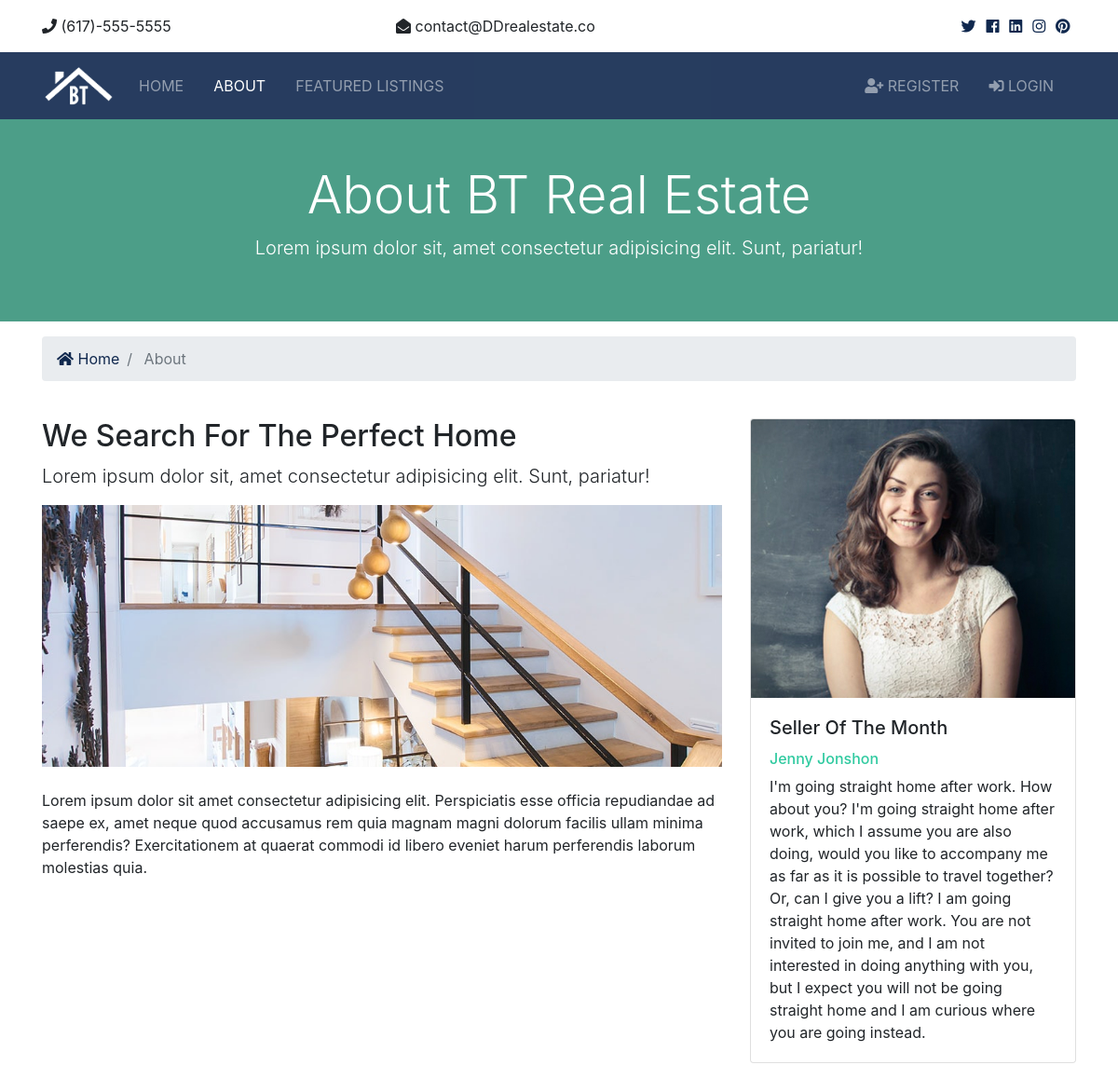
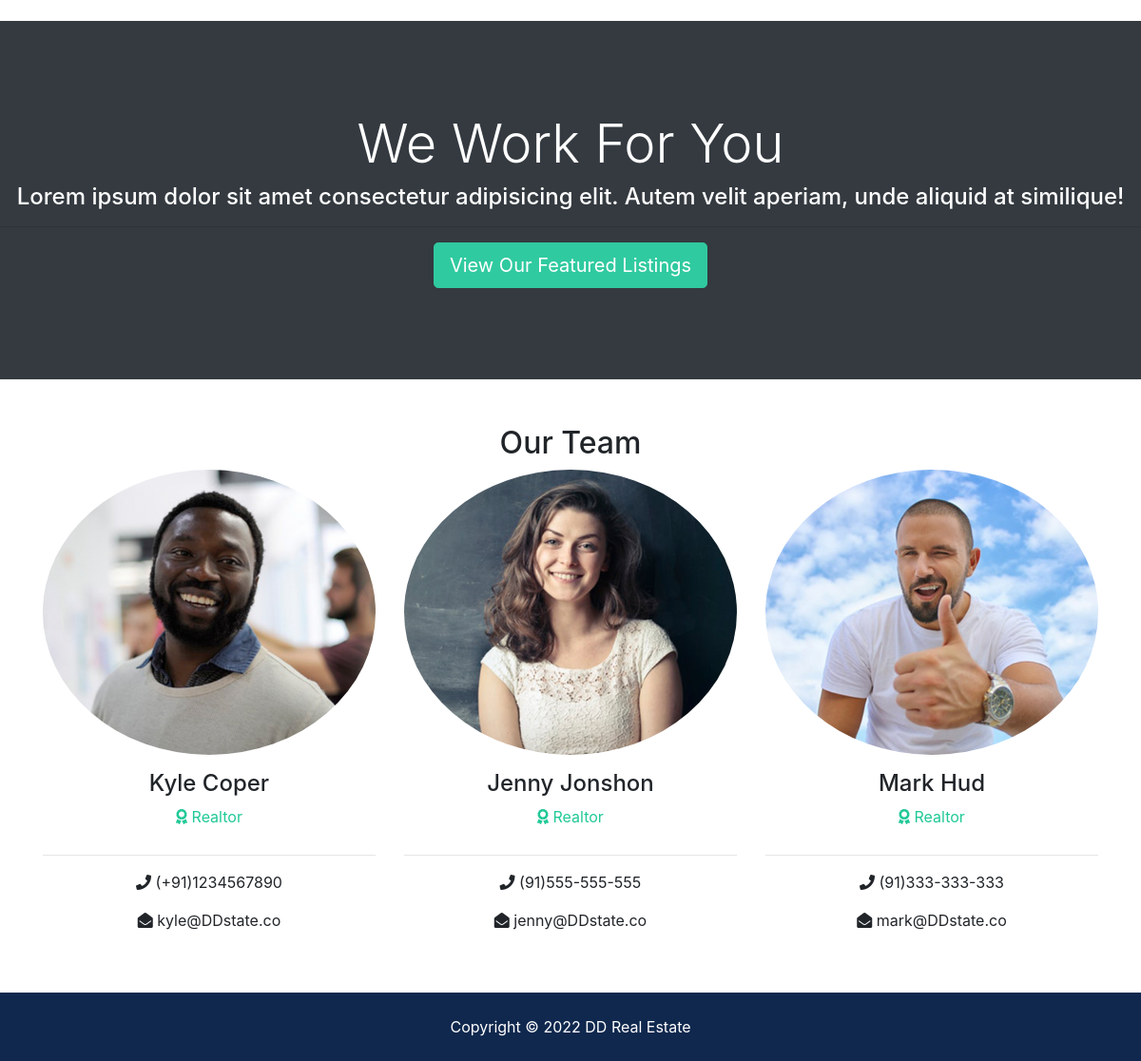
The app's page /index/ with its own data (2 pictures, top to bottom).
### realtors/models.py (models this page shows, shortened)
class Realtor(models.Model):
    name=models.CharField(max_length=200)
    photo=models.ImageField(upload_to='photos/%Y/%m/%d/')
    description=models.TextField(blank=True)
    phone=models.CharField(max_length=15)
    email=models.CharField(max_length=20)
    is_mvp=models.BooleanField(default=False)
    hire_date=models.DateTimeField(default=datetime.now,blank=True)

### DDstate/views.py (the view)
# urls.py: url(r'^index/$',views.Index,name='index'),
def Index(request):
    realtor=models.Realtor.objects.order_by('hire_date')
    sofm=models.Realtor.objects.all().filter(is_mvp=True)
    context={'realtors_name':realtor,'seller_of_M':sofm}
    return render(request,'DDstate/index.html',context)

### templates/DDstate/index.html (shortened to what this page needs)
{% extends 'base.html' %}
{% load static %}
{% block content %}
<section id="showcase-inner" class="py-5 text-white">
  <div class="container">
    <div class="row text-center">
      <div class="col-md-12">
        <h1 class="display-4">About BT Real Estate</h1>
        <p class="lead">Lorem ipsum dolor sit, amet consectetur adipisicing elit. Sunt, pariatur!</p>
      </div>
    </div>
  </div>
</section>
<section id="bc" class="mt-3">
  <div class="container">
    <nav aria-label="breadcrumb">
      <ol class="breadcrumb">
        <li class="breadcrumb-item">
          <a href="{% url 'about' %}">
            <i class="fas fa-home"></i> Home</a>
        </li>
        <li class="breadcrumb-item active"> About</li>
      </ol>
    </nav>
  </div>
</section>
<section id="about" class="py-4">
  <div class="container">
    <div class="row">
      <div class="col-md-8">
        <h2>We Search For The Perfect Home</h2>
        <p class="lead">Lorem ipsum dolor sit, amet consectetur adipisicing elit. Sunt, pariatur!</p>
        <img src="{% static 'img/about.jpg' %}" alt="">
        <p class="mt-4">Lorem ipsum dolor sit amet consectetur adipisicing elit. Perspiciatis esse officia repudiandae ad saepe ex, amet
          neque quod accusamus rem quia magnam magni dolorum facilis ullam minima perferendis? Exercitationem at quaerat
          commodi id libero eveniet harum perferendis laborum molestias quia.</p>
      </div>
      <div class="col-md-4">
        <div class="card">
          {% if seller_of_M %}
            {% for realtor in seller_of_M %}
          <img class="card-img-top" src="{{realtor.photo.url}}" alt="Seller of the month">
          <div class="card-body">
            <h5 class="card-title">Seller Of The Month</h5>
            <h6 class="text-secondary">{{realtor.name}}</h6>
            <p class="card-text">{{realtor.description}}
            </p>
            {% endfor %}
            {% else %}
              <p>No Seller of The month.</p>
          </div>
          {% endif %}
        </div>
      </div>
    </div>
  </div>
</section>
<section id="work" class="bg-dark text-white text-center">
  <h2 class="display-4">We Work For You</h2>
  <h4>Lorem ipsum dolor sit amet consectetur adipisicing elit. Autem velit aperiam, unde aliquid at similique!</h4>
  <hr>
  <a href="listings.html" class="btn btn-secondary text-white btn-lg">View Our Featured Listings</a>
</section>
<section id="team" class="py-5">
  <div class="container">
    <h2 class="text-center">Our Team</h2>
    <div class="row text-center">
      {% if realtors_name %}
        {% for realtor in realtors_name %}
        <div class="col-md-4">
          <img src="{{realtor.photo.url}}" alt="" class="rounded-circle mb-3">
          <h4>{{realtor.name}}</h4>
          <p class="text-success">
            <i class="fas fa-award text-success mb-3"></i> Realtor</p>
          <hr>
          <p>
            <i class="fas fa-phone"></i> {{realtor.phone}}</p>
          <p>
            <i class="fas fa-envelope-open"></i> {{realtor.email}}</p>
        </div>
        {% endfor %}
      {% else %}
        <div class="col-md-12">
          <p>No Realtors Available</p>
        </div>
      {% endif %}
    </div>
  </div>
</section>
{% endblock %}

### RSTATE/static/css/all.css (style rules this page uses)
.fa, .fas, .far, .fal, .fab { -moz-osx-font-smoothing: grayscale; -webkit-font-smoothing: antialiased; display: inline-block; font-style: normal; font-variant: normal; text-rendering: auto; line-height: 1; }
.fa-award:before { content: "\f559"; }
.fa-envelope-open:before { content: "\f2b6"; }
.fa-home:before { content: "\f015"; }
.fa-phone:before { content: "\f095"; }
.fa, .fas { font-family: 'Font Awesome 5 Free'; font-weight: 900; }

### RSTATE/static/css/style.css (style rules this page uses)
.btn-secondary { color: #fff !important; }
img { width: 100%; }
#showcase-inner { background: url(../img/building.jpg) no-repeat top center fixed/cover; position: relative; overflow: hidden; min-height: 200px; }
#showcase-inner::before { content: ''; position: absolute; top: 0; left: 0; min-height: 100%; width: 100%; background: rgba(32, 134, 107, 0.8); }
#work { padding: 6rem 0; }

### records on screen
Realtor: photo (picture), name "Jenny Jonshon", description "I'm going straight home after work. How about you? I'm going straight home after work, which I assume you are also doing, would you like to accompany me as far as it is possible to travel together? Or, can I give you a lift? I am going straight home after work. You are not invited to join me, and I am not interested in doing anything with you, but I expect you will not be going straight home and I am curious where you are going instead.", phone "(91)555-555-555", email "jenny@DDstate.co"
Realtor: photo (picture), name "Kyle Coper", phone "(+91)1234567890", email "kyle@DDstate.co"
Realtor: photo (picture), name "Mark Hud", phone "(91)333-333-333", email "mark@DDstate.co"
